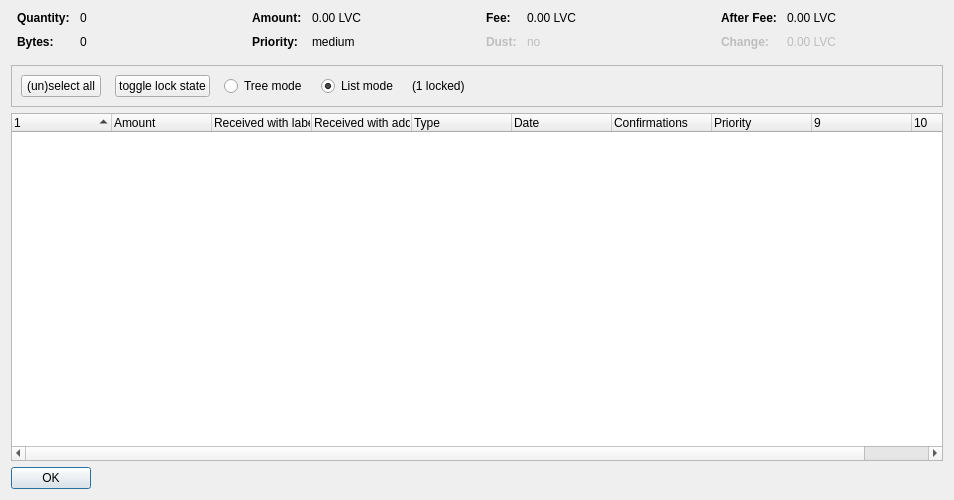
<?xml version="1.0" encoding="UTF-8"?>
<ui version="4.0">
 <class>CoinControlDialog</class>
 <widget class="QDialog" name="CoinControlDialog">
  <property name="geometry">
   <rect>
    <x>0</x>
    <y>0</y>
    <width>954</width>
    <height>500</height>
   </rect>
  </property>
  <property name="windowTitle">
   <string>Coin Selection</string>
  </property>
  <layout class="QVBoxLayout" name="verticalLayout">
   <item>
    <layout class="QHBoxLayout" name="horizontalLayoutTop" stretch="0,0,0,0">
     <property name="topMargin">
      <number>0</number>
     </property>
     <property name="bottomMargin">
      <number>10</number>
     </property>
     <item>
      <layout class="QFormLayout" name="formLayoutCoinControl1">
       <property name="horizontalSpacing">
        <number>10</number>
       </property>
       <property name="verticalSpacing">
        <number>10</number>
       </property>
       <property name="leftMargin">
        <number>6</number>
       </property>
       <property name="rightMargin">
        <number>6</number>
       </property>
       <item row="0" column="0">
        <widget class="QLabel" name="labelCoinControlQuantityText">
         <property name="font">
          <font>
           <weight>75</weight>
           <bold>true</bold>
          </font>
         </property>
         <property name="text">
          <string>Quantity:</string>
         </property>
        </widget>
       </item>
       <item row="0" column="1">
        <widget class="QLabel" name="labelCoinControlQuantity">
         <property name="cursor">
          <cursorShape>IBeamCursor</cursorShape>
         </property>
         <property name="contextMenuPolicy">
          <enum>Qt::ActionsContextMenu</enum>
         </property>
         <property name="text">
          <string notr="true">0</string>
         </property>
         <property name="textInteractionFlags">
          <set>Qt::LinksAccessibleByMouse|Qt::TextSelectableByKeyboard|Qt::TextSelectableByMouse</set>
         </property>
        </widget>
       </item>
       <item row="1" column="0">
        <widget class="QLabel" name="labelCoinControlBytesText">
         <property name="font">
          <font>
           <weight>75</weight>
           <bold>true</bold>
          </font>
         </property>
         <property name="text">
          <string>Bytes:</string>
         </property>
        </widget>
       </item>
       <item row="1" column="1">
        <widget class="QLabel" name="labelCoinControlBytes">
         <property name="cursor">
          <cursorShape>IBeamCursor</cursorShape>
         </property>
         <property name="contextMenuPolicy">
          <enum>Qt::ActionsContextMenu</enum>
         </property>
         <property name="text">
          <string notr="true">0</string>
         </property>
         <property name="textInteractionFlags">
          <set>Qt::LinksAccessibleByMouse|Qt::TextSelectableByKeyboard|Qt::TextSelectableByMouse</set>
         </property>
        </widget>
       </item>
      </layout>
     </item>
     <item>
      <layout class="QFormLayout" name="formLayoutCoinControl2">
       <property name="horizontalSpacing">
        <number>10</number>
       </property>
       <property name="verticalSpacing">
        <number>10</number>
       </property>
       <property name="leftMargin">
        <number>6</number>
       </property>
       <property name="rightMargin">
        <number>6</number>
       </property>
       <item row="0" column="0">
        <widget class="QLabel" name="labelCoinControlAmountText">
         <property name="font">
          <font>
           <weight>75</weight>
           <bold>true</bold>
          </font>
         </property>
         <property name="text">
          <string>Amount:</string>
         </property>
        </widget>
       </item>
       <item row="0" column="1">
        <widget class="QLabel" name="labelCoinControlAmount">
         <property name="cursor">
          <cursorShape>IBeamCursor</cursorShape>
         </property>
         <property name="contextMenuPolicy">
          <enum>Qt::ActionsContextMenu</enum>
         </property>
         <property name="text">
          <string notr="true">0.00 LVC</string>
         </property>
         <property name="textInteractionFlags">
          <set>Qt::LinksAccessibleByMouse|Qt::TextSelectableByKeyboard|Qt::TextSelectableByMouse</set>
         </property>
        </widget>
       </item>
       <item row="1" column="0">
        <widget class="QLabel" name="labelCoinControlPriorityText">
         <property name="font">
          <font>
           <weight>75</weight>
           <bold>true</bold>
          </font>
         </property>
         <property name="text">
          <string>Priority:</string>
         </property>
        </widget>
       </item>
       <item row="1" column="1">
        <widget class="QLabel" name="labelCoinControlPriority">
         <property name="cursor">
          <cursorShape>IBeamCursor</cursorShape>
         </property>
         <property name="contextMenuPolicy">
          <enum>Qt::ActionsContextMenu</enum>
         </property>
         <property name="text">
          <string>medium</string>
         </property>
         <property name="textInteractionFlags">
          <set>Qt::LinksAccessibleByMouse|Qt::TextSelectableByKeyboard|Qt::TextSelectableByMouse</set>
         </property>
        </widget>
       </item>
      </layout>
     </item>
     <item>
      <layout class="QFormLayout" name="formLayoutCoinControl3">
       <property name="horizontalSpacing">
        <number>10</number>
       </property>
       <property name="verticalSpacing">
        <number>10</number>
       </property>
       <property name="leftMargin">
        <number>6</number>
       </property>
       <property name="rightMargin">
        <number>6</number>
       </property>
       <item row="0" column="0">
        <widget class="QLabel" name="labelCoinControlFeeText">
         <property name="font">
          <font>
           <weight>75</weight>
           <bold>true</bold>
          </font>
         </property>
         <property name="text">
          <string>Fee:</string>
         </property>
        </widget>
       </item>
       <item row="0" column="1">
        <widget class="QLabel" name="labelCoinControlFee">
         <property name="cursor">
          <cursorShape>IBeamCursor</cursorShape>
         </property>
         <property name="contextMenuPolicy">
          <enum>Qt::ActionsContextMenu</enum>
         </property>
         <property name="text">
          <string notr="true">0.00 LVC</string>
         </property>
         <property name="textInteractionFlags">
          <set>Qt::LinksAccessibleByMouse|Qt::TextSelectableByKeyboard|Qt::TextSelectableByMouse</set>
         </property>
        </widget>
       </item>
       <item row="1" column="0">
        <widget class="QLabel" name="labelCoinControlLowOutputText">
         <property name="enabled">
          <bool>false</bool>
         </property>
         <property name="font">
          <font>
           <weight>75</weight>
           <bold>true</bold>
          </font>
         </property>
         <property name="text">
          <string>Dust:</string>
         </property>
        </widget>
       </item>
       <item row="1" column="1">
        <widget class="QLabel" name="labelCoinControlLowOutput">
         <property name="enabled">
          <bool>false</bool>
         </property>
         <property name="cursor">
          <cursorShape>IBeamCursor</cursorShape>
         </property>
         <property name="contextMenuPolicy">
          <enum>Qt::ActionsContextMenu</enum>
         </property>
         <property name="text">
          <string>no</string>
         </property>
         <property name="textInteractionFlags">
          <set>Qt::LinksAccessibleByMouse|Qt::TextSelectableByKeyboard|Qt::TextSelectableByMouse</set>
         </property>
        </widget>
       </item>
      </layout>
     </item>
     <item>
      <layout class="QFormLayout" name="formLayoutCoinControl4">
       <property name="horizontalSpacing">
        <number>10</number>
       </property>
       <property name="verticalSpacing">
        <number>10</number>
       </property>
       <property name="leftMargin">
        <number>6</number>
       </property>
       <property name="rightMargin">
        <number>6</number>
       </property>
       <item row="0" column="0">
        <widget class="QLabel" name="labelCoinControlAfterFeeText">
         <property name="font">
          <font>
           <weight>75</weight>
           <bold>true</bold>
          </font>
         </property>
         <property name="text">
          <string>After Fee:</string>
         </property>
        </widget>
       </item>
       <item row="0" column="1">
        <widget class="QLabel" name="labelCoinControlAfterFee">
         <property name="cursor">
          <cursorShape>IBeamCursor</cursorShape>
         </property>
         <property name="contextMenuPolicy">
          <enum>Qt::ActionsContextMenu</enum>
         </property>
         <property name="text">
          <string notr="true">0.00 LVC</string>
         </property>
         <property name="textInteractionFlags">
          <set>Qt::LinksAccessibleByMouse|Qt::TextSelectableByKeyboard|Qt::TextSelectableByMouse</set>
         </property>
        </widget>
       </item>
       <item row="1" column="0">
        <widget class="QLabel" name="labelCoinControlChangeText">
         <property name="enabled">
          <bool>false</bool>
         </property>
         <property name="font">
          <font>
           <weight>75</weight>
           <bold>true</bold>
          </font>
         </property>
         <property name="text">
          <string>Change:</string>
         </property>
        </widget>
       </item>
       <item row="1" column="1">
        <widget class="QLabel" name="labelCoinControlChange">
         <property name="enabled">
          <bool>false</bool>
         </property>
         <property name="cursor">
          <cursorShape>IBeamCursor</cursorShape>
         </property>
         <property name="contextMenuPolicy">
          <enum>Qt::ActionsContextMenu</enum>
         </property>
         <property name="text">
          <string notr="true">0.00 LVC</string>
         </property>
         <property name="textInteractionFlags">
          <set>Qt::LinksAccessibleByMouse|Qt::TextSelectableByKeyboard|Qt::TextSelectableByMouse</set>
         </property>
        </widget>
       </item>
      </layout>
     </item>
    </layout>
   </item>
   <item>
    <widget class="QFrame" name="frame">
     <property name="minimumSize">
      <size>
       <width>0</width>
       <height>40</height>
      </size>
     </property>
     <property name="frameShape">
      <enum>QFrame::StyledPanel</enum>
     </property>
     <property name="frameShadow">
      <enum>QFrame::Sunken</enum>
     </property>
     <layout class="QHBoxLayout" name="horizontalLayout">
      <item>
       <layout class="QHBoxLayout" name="horizontalLayoutPanel" stretch="0,0,0,0,0,0">
        <property name="spacing">
         <number>14</number>
        </property>
        <item>
         <widget class="QPushButton" name="pushButtonSelectAll">
          <property name="sizePolicy">
           <sizepolicy hsizetype="Maximum" vsizetype="Fixed">
            <horstretch>0</horstretch>
            <verstretch>0</verstretch>
           </sizepolicy>
          </property>
          <property name="text">
           <string>(un)select all</string>
          </property>
          <property name="autoDefault">
           <bool>false</bool>
          </property>
         </widget>
        </item>
        <item>
         <widget class="QPushButton" name="pushButtonToggleLock">
          <property name="sizePolicy">
           <sizepolicy hsizetype="Maximum" vsizetype="Fixed">
            <horstretch>0</horstretch>
            <verstretch>0</verstretch>
           </sizepolicy>
          </property>
          <property name="text">
           <string>toggle lock state</string>
          </property>
          <property name="autoDefault">
           <bool>false</bool>
          </property>
         </widget>
        </item>
        <item>
         <widget class="QRadioButton" name="radioTreeMode">
          <property name="sizePolicy">
           <sizepolicy hsizetype="Maximum" vsizetype="Fixed">
            <horstretch>0</horstretch>
            <verstretch>0</verstretch>
           </sizepolicy>
          </property>
          <property name="text">
           <string>Tree mode</string>
          </property>
         </widget>
        </item>
        <item>
         <widget class="QRadioButton" name="radioListMode">
          <property name="sizePolicy">
           <sizepolicy hsizetype="Maximum" vsizetype="Fixed">
            <horstretch>0</horstretch>
            <verstretch>0</verstretch>
           </sizepolicy>
          </property>
          <property name="text">
           <string>List mode</string>
          </property>
          <property name="checked">
           <bool>true</bool>
          </property>
         </widget>
        </item>
        <item>
         <widget class="QLabel" name="labelLocked">
          <property name="text">
           <string>(1 locked)</string>
          </property>
         </widget>
        </item>
        <item>
         <spacer name="horizontalSpacer">
          <property name="orientation">
           <enum>Qt::Horizontal</enum>
          </property>
          <property name="sizeHint" stdset="0">
           <size>
            <width>40</width>
            <height>20</height>
           </size>
          </property>
         </spacer>
        </item>
       </layout>
      </item>
     </layout>
    </widget>
   </item>
   <item>
    <widget class="CoinControlTreeWidget" name="treeWidget">
     <property name="contextMenuPolicy">
      <enum>Qt::CustomContextMenu</enum>
     </property>
     <property name="sortingEnabled">
      <bool>false</bool>
     </property>
     <property name="columnCount">
      <number>10</number>
     </property>
     <attribute name="headerShowSortIndicator" stdset="0">
      <bool>true</bool>
     </attribute>
     <attribute name="headerStretchLastSection">
      <bool>false</bool>
     </attribute>
     <column>
      <property name="text">
       <string/>
      </property>
     </column>
     <column>
      <property name="text">
       <string>Amount</string>
      </property>
     </column>
     <column>
      <property name="text">
       <string>Received with label</string>
      </property>
     </column>
     <column>
      <property name="text">
       <string>Received with address</string>
      </property>
     </column>
     <column>
      <property name="text">
       <string>Type</string>
      </property>
     </column>
     <column>
      <property name="text">
       <string>Date</string>
      </property>
     </column>
     <column>
      <property name="text">
       <string>Confirmations</string>
      </property>
      <property name="toolTip">
       <string>Confirmed</string>
      </property>
     </column>
     <column>
      <property name="text">
       <string>Priority</string>
      </property>
     </column>
     <column>
      <property name="text">
       <string/>
      </property>
     </column>
     <column>
      <property name="text">
       <string/>
      </property>
     </column>
    </widget>
   </item>
   <item>
    <widget class="QDialogButtonBox" name="buttonBox">
     <property name="sizePolicy">
      <sizepolicy hsizetype="Maximum" vsizetype="Fixed">
       <horstretch>0</horstretch>
       <verstretch>0</verstretch>
      </sizepolicy>
     </property>
     <property name="orientation">
      <enum>Qt::Horizontal</enum>
     </property>
     <property name="standardButtons">
      <set>QDialogButtonBox::Ok</set>
     </property>
    </widget>
   </item>
  </layout>
 </widget>
 <customwidgets>
  <customwidget>
   <class>CoinControlTreeWidget</class>
   <extends>QTreeWidget</extends>
   <header>coincontroltreewidget.h</header>
  </customwidget>
 </customwidgets>
 <resources/>
 <connections/>
</ui>
